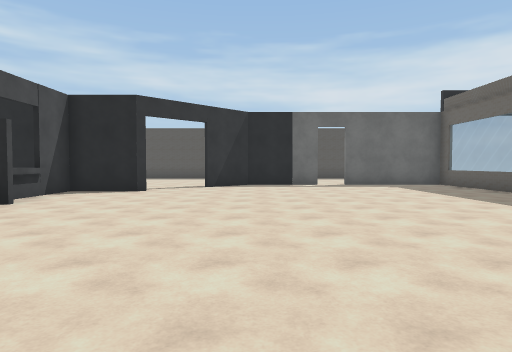
view 1 (above)

16 first-person views from a walk through a Unity game level. The camera is 1.4 m above the floor, tilts 2° down and sees 75° across. The floor is counted in squares, 2 m on a side. Each view is taken from the middle of a square. On the plan, view 1 faces up. The plan holds only what a view shows up to about 10 squares ahead; the rest is blank. The place goes on beyond the plan. The player is left out. Some animated figures are not drawn. Door leaves are left out, so doorways stand open. Some surface patterns are stand-ins.

view 2
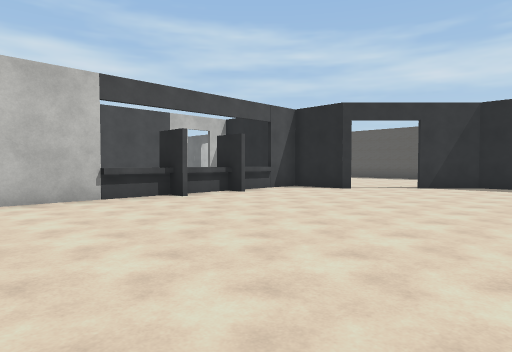

view 3
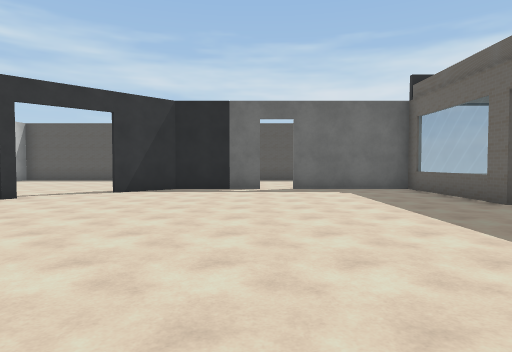

view 4
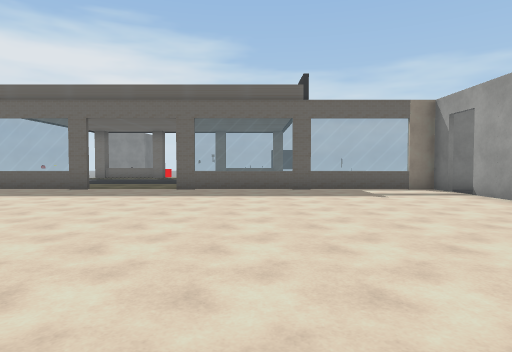

view 5
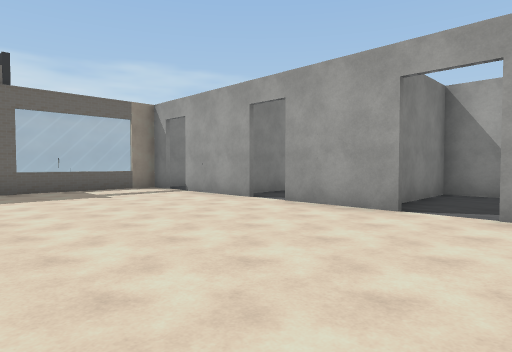

view 6
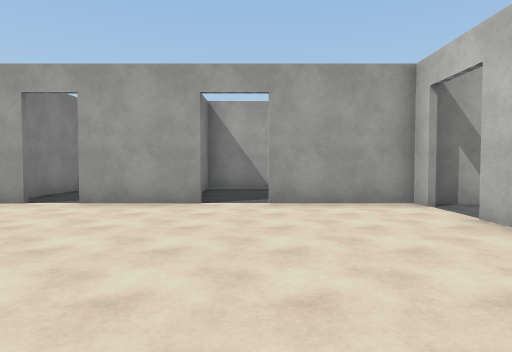

view 7
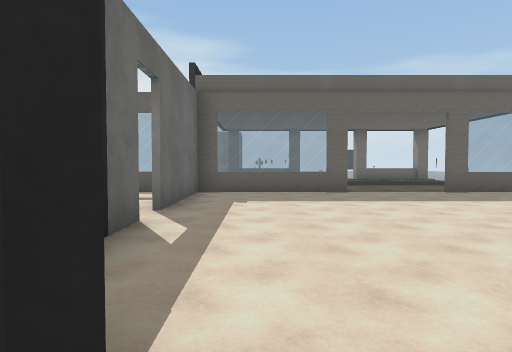

view 8
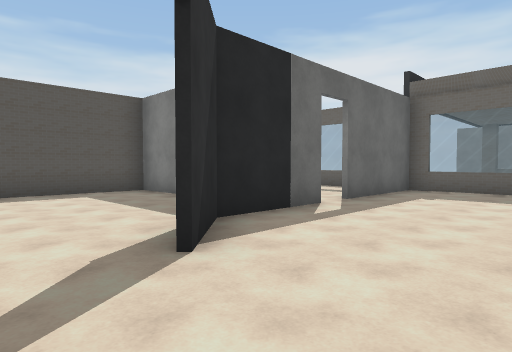

view 9
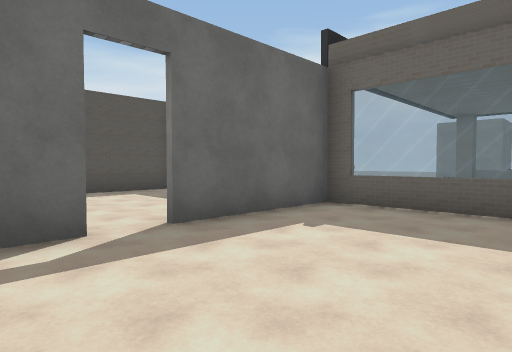

view 10
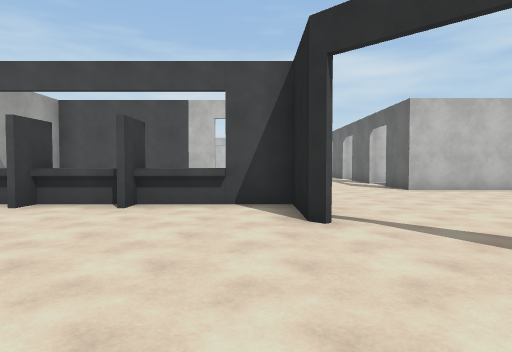

view 11
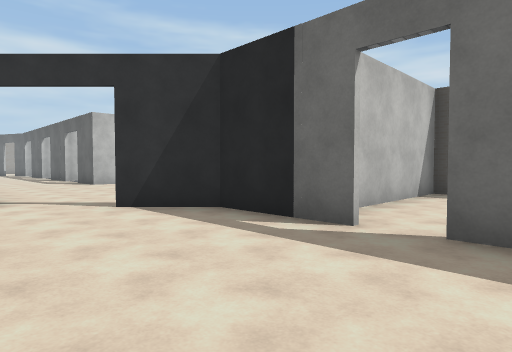

view 12
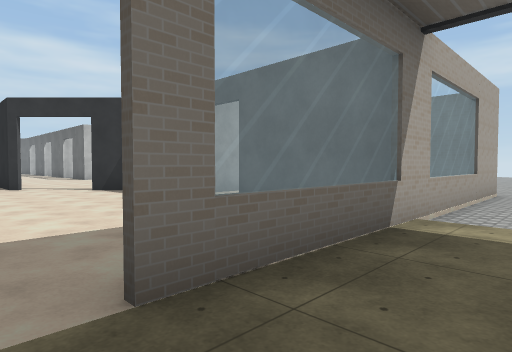

view 13
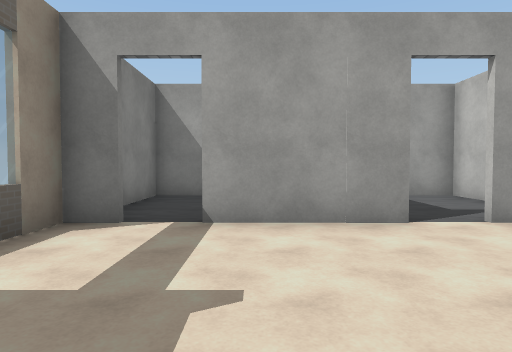

view 14
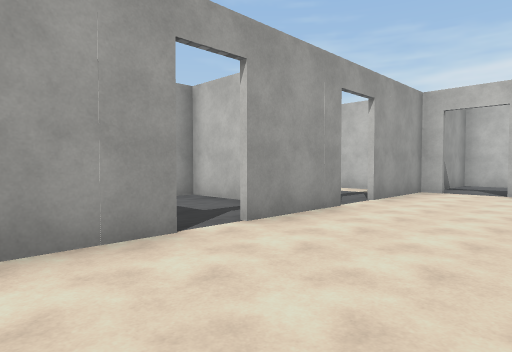

view 15
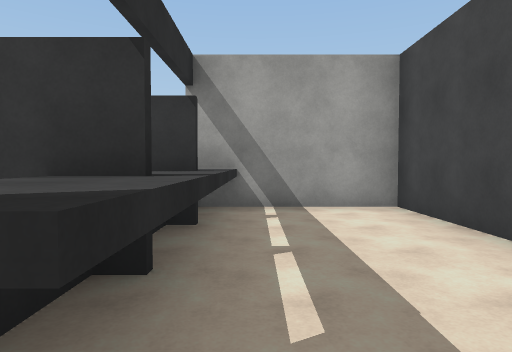

view 16
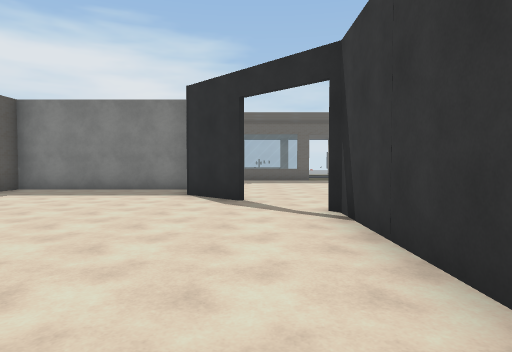

### Floor plan
Points are (right, up) in squares from view 1. A wall is a line through its corners. A room is listed if a view was taken in it or the views show most of it. See-through windows are left out.
Room 1 (views 1, 2, 3, 4, 5, 6, 8, 9, 10, 11, 13, 14)
walls: (-4.3, 4) (-5.4, 4); (-3, 8.6) (-4.8, 8.6) (-4.8, -0.2); (2.1, -2) (4.7, -2); (-1.1, -2) (1.2, -2); (6.3, 7.6) (6.3, 11.5) (3, 11.5); (-5.4, 5.9) (-4.3, 5.9); (2.1, 11.5) (-0.3, 11.5) (-1.5, 10.2); (-4.8, -1.4) (-4.8, -2) (-2.1, -2); (6.3, -2) (6.3, 5.2)
ways out: opening at (-2, 10) to room 2; opening at (6, 6.5) to room 3; opening at (-5, 5) to room 7; opening at (2, -2) to room 8; opening at (-2, -2) to room 9; opening at (-5, -1); opening at (5, -1)
Room 2 (view 7)
walls: (-1.6, 10.3) (-0.3, 11.6); (-8, 15) (-8, 12.2); (-6.5, 8.8) (-3.1, 8.8); (1.3, 11.9) (1.3, 16.6); (1.8, 16.6) (-1.9, 16.6)
ways out: opening at (-2, 10) to room 1; opening at (-8, 10.5) to room 5
Room 3 (view 12)
walls: (6.4, 16.8) (6.4, 7.6)
ways out: opening at (6, 6.5) to room 1
Room 4 (view 15)
walls: (-5.6, 8.6) (-6.4, 8.6); (-5.7, 6.5) (-5.7, 7.5)
ways out: opening at (-6.5, 6) to room 7
Room 5 (view 16)
walls: (-8, 12.2) (-9, 12.2)
ways out: opening at (-8, 10.5) to room 2
Room 6 (no view inside)
walls: (1.4, 16.6) (1.4, 12.1); (6, 16.6) (3.8, 16.6)
low walls: (6.3, 12.5) (6.3, 13)
Room 7 (no view inside)
walls: (-5.4, 4.2) (-4.3, 4.2); (-5.7, 3.9) (-5.7, 6.5); (-4.3, 5.8) (-5.4, 5.8); (-8.3, 6.9) (-8.3, 2.5) (-5, 2.5)
ways out: opening at (-5, 5) to room 1; opening at (-6.5, 6) to room 4
Room 8 (no view inside)
walls: (-0.4, -3.7) (-0.4, -5.5) (0.6, -5.5); (2.8, -5) (2.8, -2.6)
ways out: opening at (2, -2) to room 1
Room 9 (no view inside)
walls: (-2.4, -5.5) (-0.6, -5.5) (-0.6, -3); (-4.8, -3.4) (-4.8, -4.2)
ways out: opening at (-2, -2) to room 1

Where each view was taken, in squares from view 1:
view 1: 0 up, 0 right, facing up
view 2: 0 up, 2 right, facing up-left
view 3: 2 up, 2 right, facing up
view 4: 3 up, 3 left, facing right
view 5: 3 up, 3 left, facing down-right
view 6: 4 up, 2 left, facing down
view 7: 10 up, 2 left, facing right
view 8: 8 up, 3 left, facing up-right
view 9: 8 up, 1 right, facing up-right
view 10: 8 up, 1 right, facing left
view 11: 8 up, 4 right, facing up-left
view 12: 7 up, 8 right, facing up-left
view 13: 2 up, 4 right, facing down
view 14: 1 up, 4 right, facing down-left
view 15: 8 up, 6 left, facing down
view 16: 10 up, 8 left, facing right
